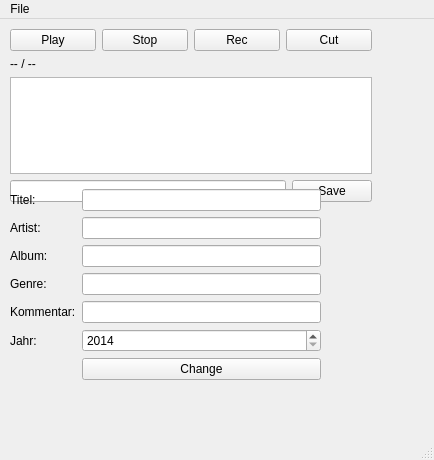
<?xml version="1.0" encoding="UTF-8"?>
<ui version="4.0">
 <class>GodiRec</class>
 <widget class="QMainWindow" name="GodiRec">
  <property name="geometry">
   <rect>
    <x>0</x>
    <y>0</y>
    <width>434</width>
    <height>460</height>
   </rect>
  </property>
  <property name="windowTitle">
   <string>MainWindow</string>
  </property>
  <widget class="QWidget" name="centralwidget">
   <widget class="QWidget" name="verticalLayoutWidget">
    <property name="geometry">
     <rect>
      <x>10</x>
      <y>10</y>
      <width>362</width>
      <height>173</height>
     </rect>
    </property>
    <layout class="QVBoxLayout" name="verticalLayout">
     <item>
      <layout class="QHBoxLayout" name="horizontalLayout">
       <item>
        <widget class="QPushButton" name="ButtonPlay">
         <property name="text">
          <string>Play</string>
         </property>
        </widget>
       </item>
       <item>
        <widget class="QPushButton" name="ButtonStop">
         <property name="text">
          <string>Stop</string>
         </property>
        </widget>
       </item>
       <item>
        <widget class="QPushButton" name="ButtonRec">
         <property name="text">
          <string>Rec</string>
         </property>
        </widget>
       </item>
       <item>
        <widget class="QPushButton" name="ButtonCut">
         <property name="text">
          <string>Cut</string>
         </property>
        </widget>
       </item>
      </layout>
     </item>
     <item>
      <widget class="QLabel" name="label_time">
       <property name="text">
        <string>-- / --</string>
       </property>
      </widget>
     </item>
     <item>
      <widget class="QListView" name="ListTracks"/>
     </item>
     <item>
      <layout class="QHBoxLayout" name="horizontalLayout_2">
       <item>
        <widget class="QLineEdit" name="LineEditFile"/>
       </item>
       <item>
        <widget class="QPushButton" name="ButtonSave">
         <property name="text">
          <string>Save</string>
         </property>
        </widget>
       </item>
      </layout>
     </item>
    </layout>
   </widget>
   <widget class="QWidget" name="formLayoutWidget">
    <property name="geometry">
     <rect>
      <x>10</x>
      <y>170</y>
      <width>311</width>
      <height>231</height>
     </rect>
    </property>
    <layout class="QFormLayout" name="formLayout">
     <property name="fieldGrowthPolicy">
      <enum>QFormLayout::AllNonFixedFieldsGrow</enum>
     </property>
     <item row="0" column="0">
      <widget class="QLabel" name="label_titel">
       <property name="text">
        <string>Titel:</string>
       </property>
      </widget>
     </item>
     <item row="0" column="1">
      <widget class="QLineEdit" name="LineEditTitle"/>
     </item>
     <item row="1" column="0">
      <widget class="QLabel" name="label_artist">
       <property name="text">
        <string>Artist:</string>
       </property>
      </widget>
     </item>
     <item row="1" column="1">
      <widget class="QLineEdit" name="LineEditPerformer"/>
     </item>
     <item row="2" column="0">
      <widget class="QLabel" name="label_album">
       <property name="text">
        <string>Album:</string>
       </property>
      </widget>
     </item>
     <item row="2" column="1">
      <widget class="QLineEdit" name="LineEditAlbum"/>
     </item>
     <item row="3" column="0">
      <widget class="QLabel" name="label_genre">
       <property name="text">
        <string>Genre:</string>
       </property>
      </widget>
     </item>
     <item row="3" column="1">
      <widget class="QLineEdit" name="LineEditGenre"/>
     </item>
     <item row="4" column="0">
      <widget class="QLabel" name="label_kommentar">
       <property name="text">
        <string>Kommentar:</string>
       </property>
      </widget>
     </item>
     <item row="4" column="1">
      <widget class="QLineEdit" name="LineEditComment"/>
     </item>
     <item row="5" column="0">
      <widget class="QLabel" name="label">
       <property name="text">
        <string>Jahr:</string>
       </property>
      </widget>
     </item>
     <item row="5" column="1">
      <widget class="QDateEdit" name="dateEdit">
       <property name="locale">
        <locale language="German" country="Germany"/>
       </property>
       <property name="minimumDate">
        <date>
         <year>2014</year>
         <month>1</month>
         <day>1</day>
        </date>
       </property>
       <property name="displayFormat">
        <string>yyyy</string>
       </property>
      </widget>
     </item>
     <item row="6" column="1">
      <widget class="QPushButton" name="ButtonChange">
       <property name="text">
        <string>Change</string>
       </property>
      </widget>
     </item>
    </layout>
   </widget>
  </widget>
  <widget class="QMenuBar" name="menubar">
   <property name="geometry">
    <rect>
     <x>0</x>
     <y>0</y>
     <width>434</width>
     <height>25</height>
    </rect>
   </property>
   <widget class="QMenu" name="menuGodiRec">
    <property name="title">
     <string>File</string>
    </property>
    <addaction name="actionNeues_Projekt"/>
    <addaction name="actionAltes_Projekt"/>
    <addaction name="actionExit"/>
   </widget>
   <addaction name="menuGodiRec"/>
  </widget>
  <widget class="QStatusBar" name="statusbar"/>
  <action name="actionExit">
   <property name="text">
    <string>Exit</string>
   </property>
  </action>
  <action name="actionNeues_Projekt">
   <property name="text">
    <string>Neues Projekt</string>
   </property>
  </action>
  <action name="actionAltes_Projekt">
   <property name="text">
    <string>Altes Projekt</string>
   </property>
  </action>
 </widget>
 <resources/>
 <connections/>
</ui>
